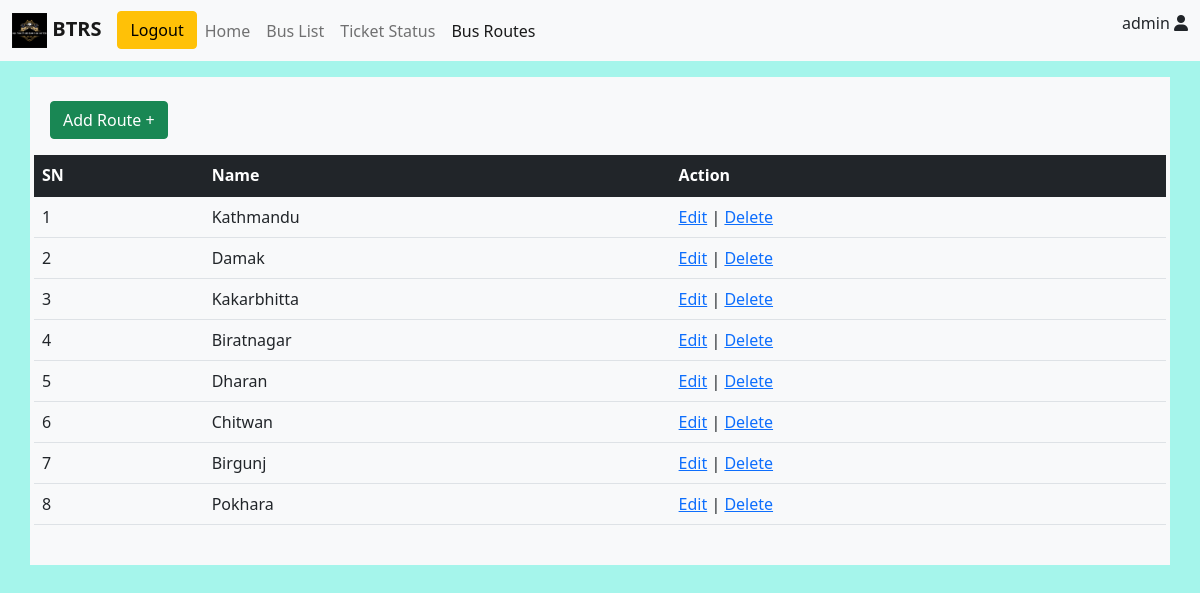
The app's page /busRoutes (signed in) with its own data.
### bms/models.py (models this page shows, shortened)
class busRoute(models.Model):
    name = models.CharField(max_length=100, unique=True)
    updated = models.DateTimeField(auto_now=True)
    created = models.DateTimeField(auto_now_add=True)

### bms/views.py (the view)
# urls.py: path('busRoutes', views.busRoutes, name='busRoutes'),
@login_required(login_url='loginUser')
def busRoutes(request):
    routes = busRoute.objects.all()
    successMessages = messages.get_messages(request)
    context = {'routes':routes, 'messages':successMessages}
    return render(request, 'bms/busRoutes.html', context)

### bms/templates/bms/busRoutes.html (shortened to what this page needs)
{% extends 'main.html' %}
{% block navItem %}
            <li class="nav-item">
              <a class="nav-link " aria-current="page" href="{% url 'home' %}">Home</a>
            </li>
            <li class="nav-item">
              <a class="nav-link " href="{% url 'busList' %}">Bus List</a>
            </li>
            <li class="nav-item">
              <a class="nav-link " href="{% url 'ticketStatus' %}">Ticket Status</a>
            </li>
            <li class="nav-item">
              <a class="nav-link active" href="{% url 'busRoutes' %}">Bus Routes</a>
            </li>
{% endblock navItem %}
{% block content %}
<section>
    <div class="container mt-3 px-1 py-4 bg-light">
      {% if request.user.is_superuser %}
      <div class="mx-3">
        <a href="{% url 'addRoute' %}"> <button type="button" class="btn btn-success">Add Route +</button> </a>
      </div>
      {% endif %}
    <table class="table mt-3">
      <thead class="table-dark">
        <tr>
          <th>SN</th>
          <th>Name</th>
          {% if request.user.is_superuser %}
          <th>Action</th>
        {% endif %}
        </tr>
      </thead>
      <tbody>
        {% for route in routes %}
        <tr>
          <td>{{ forloop.counter }}</td>
          <td>{{ route.name }}</td>
          {% if request.user.is_superuser %}
              <td><a href="{% url 'editRoute' route.id %}">Edit</a> |
              <a href="{% url 'deleteRoute' route.id %}">Delete</a>
            {% endif %}
        </tr>
        {% endfor %}
      </tbody>
    </table>
  </div>
  </section>
{% endblock %}

### bms/templates/main.html (shortened to what this page needs)
<!DOCTYPE html>
<html lang="en">
  <head>
    <link
      rel="stylesheet"
      href="path/to/font-awesome/css/font-awesome.min.css"
    />
    <link rel="stylesheet" href="https://cdnjs.cloudflare.com/ajax/libs/font-awesome/6.0.0-beta3/css/all.min.css">
    <link
      href="https://cdn.jsdelivr.net/npm/bootstrap@5.1.3/dist/css/bootstrap.min.css"
      rel="stylesheet"
    />
  </head>
  <body style="background-color: #a5f5eb;">
    {% load static %}
    {% block navbar %}
    <nav class="navbar navbar-expand-lg navbar-light bg-light">
      <div class="container-fluid">
        <a class="navbar-brand" href="#">
          <img src="{% static 'assets/logo.jpeg' %}" alt="logo" height="35px" width="35px"/>
          <b >BTRS</b>
        </a>
        <div class="collapse navbar-collapse" id="navbarNav">
          <ul class="navbar-nav">
            {% if request.user.is_authenticated %}
            <li>
              <a href="{% url 'logout' %}"
                ><button type="button" class="btn btn-warning">Logout</button></a
              >
            </li>
            {% else %}
            <li>
              <a href="{% url 'loginUser' %}">
                <button type="button" class="btn btn-success">Login</button>
              </a>
            </li>
            {% endif %}
            {% block navItem %}{% endblock navItem %}
          </ul>
        </div>
        <div>
          {% if user.is_authenticated %}
            <p> {{ user.username }} <i class="fa fa-user"></i></p>
        {% endif %}
        </div>
      </div>
    </nav> {% endblock %}
    {% block content %}{% endblock %}
  </body>
</html>

### records on screen
busRoute: name "Kathmandu"
busRoute: name "Damak"
busRoute: name "Kakarbhitta"
busRoute: name "Biratnagar"
busRoute: name "Dharan"
busRoute: name "Chitwan"
busRoute: name "Birgunj"
busRoute: name "Pokhara"

### other values on screen
{{ user.username }} "admin"
